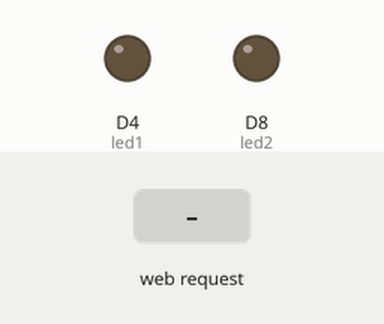
Bench run of a sketch on a simulated ESP8266 (NodeMCU). On the bench: output pins drawn as LEDs (lit = HIGH). Inputs (shaded band) come from the test bench. WiFi joins after 1.5 s; servers stay silent unless stated; what the sketch prints to the serial monitor is not drawn.

Above: at 2.7 s.
2.8 s: HTTP request GET /LED1=ON received
At 4.0 s:
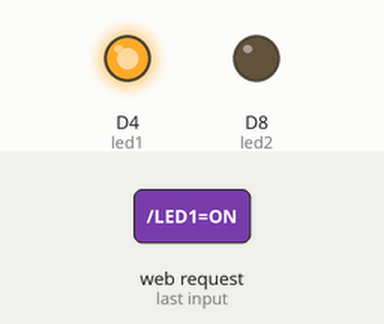
4.3 s: HTTP request GET /LED2=ON received
At 5.3 s:
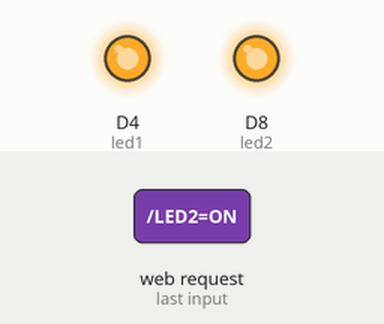
5.8 s: HTTP request GET /LED1=OFF received
At 6.5 s:
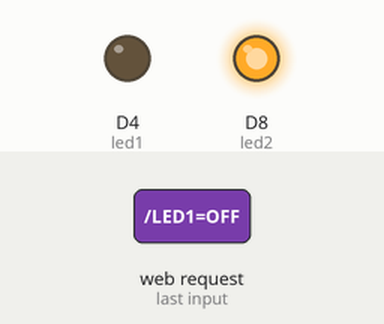
7.3 s: HTTP request GET /LED2=OFF received
At 7.6 s:
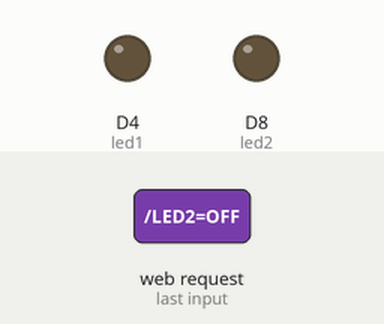
Timing chart, 0 to 9.8 s (numbered marks = the images above; inputs shaded):
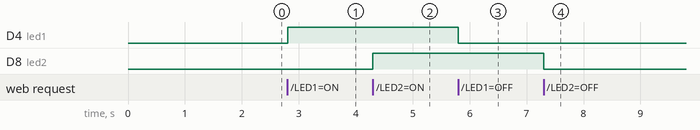

The sketch:

webserver2.ino
```cpp
#include <ESP8266WiFi.h>

char ssid[] = "IAR2";
char pass[] = "iar31977";

WiFiServer server(80);

int led1 = D4;
int led2 = D8;

int value1 = LOW;
int value2 = LOW;

String request;

void setup() {

  Serial.begin(115200);

  pinMode(led1, OUTPUT);
  pinMode(led2, OUTPUT);

  // Connect to WiFi network
  Serial.println();
  Serial.println();
  Serial.print("Connecting to ");
  Serial.println(ssid);

  WiFi.begin(ssid, pass);

  while (WiFi.status() != WL_CONNECTED) {
    delay(500);
    Serial.print(".");
  }
  Serial.println("");
  Serial.println("WiFi connected");

  // Start the server
  server.begin();
  Serial.println("Server started");

  // Print the IP address
  Serial.print("Use this URL to connect: ");
  Serial.print("http://");
  Serial.print(WiFi.localIP());
  Serial.println("/");

}

void loop() {
  // Check if a client has connected
  WiFiClient client = server.available();
  if (!client) {
    return;
  }
  // Wait until the client sends some data
  Serial.println("new client");
  while (!client.available()) {
    delay(1);
  }
  // Read the first line of the request
  request = client.readStringUntil('\r');
  Serial.println(request);
  client.flush();

  matchRequest();
  returnResponse(client);

  delay(1);
  Serial.println("Client disonnected");
  Serial.println("");
}

void matchRequest() {
  // Match the request
  if (request.indexOf("/LED1=ON") != -1) {
    digitalWrite(led1, HIGH);
    value1 = HIGH;
  }
  if (request.indexOf("/LED1=OFF") != -1) {
    digitalWrite(led1, LOW);
    value1 = LOW;
  }
  if (request.indexOf("/LED2=ON") != -1) {
    digitalWrite(led2, HIGH);
    value2 = HIGH;
  }
  if (request.indexOf("/LED2=OFF") != -1) {
    digitalWrite(led2, LOW);
    value2 = LOW;
  }
}

void returnResponse(WiFiClient client) {
  client.println("HTTP/1.1 200 OK");
  client.println("Content-Type: text/html");
  client.println(""); // do not forget this one
  client.println("<!DOCTYPE HTML>");
  client.println("<html>");

  client.print("Led pin1 is now: ");
  if (value1 == HIGH) {
    client.print("On");
  } else {
    client.print("Off");
  }
  client.println("<br>");
  client.print("Led pin2 is now: ");
  if (value2 == HIGH) {
    client.print("On");
  } else {
    client.print("Off");
  }
  client.println("<br><br>");
  client.println("<a href=\"/LED1=ON\"><button>Led1 ON</button></a><a href=\"/LED1=OFF\"><button>Led1 OFF</button></a></p>");
  client.println("<a href=\"/LED2=ON\"><button>Led2 ON</button></a><a href=\"/LED2=OFF\"><button>Led2 OFF</button></a></p>");
  client.println("</html>");
}
```

Measured:
- after the input at 2.8 s, D4 (led1): LOW → HIGH at once
- after the input at 4.3 s, D8 (led2): LOW → HIGH at once
- after the input at 5.8 s, D4 (led1): HIGH → LOW at once
- after the input at 7.3 s, D8 (led2): HIGH → LOW at once
